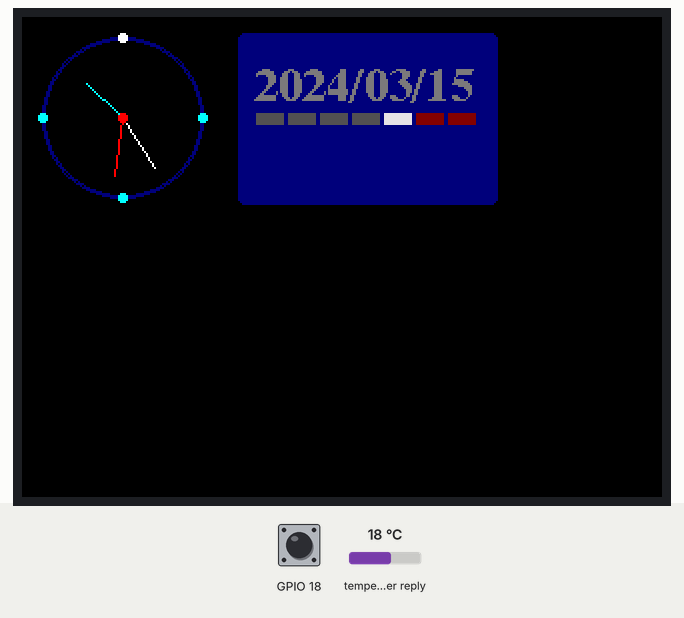
Bench run of a sketch on a simulated ESP32. On the bench: 320×240 colour display. The inputs (shaded band) are chosen by the test bench; at power-on: GPIO 18 HIGH, temperature in the weather reply 18 °C. WiFi joins after 1.5 s; servers stay silent unless stated; the local clock reads 2024-03-15 10:24:30 at power-on unless the sketch sets it; web services answer with replies made up by the test bench; what the sketch prints to the serial monitor is not drawn.

Above: at 1.89 s.
At 20.1 s:
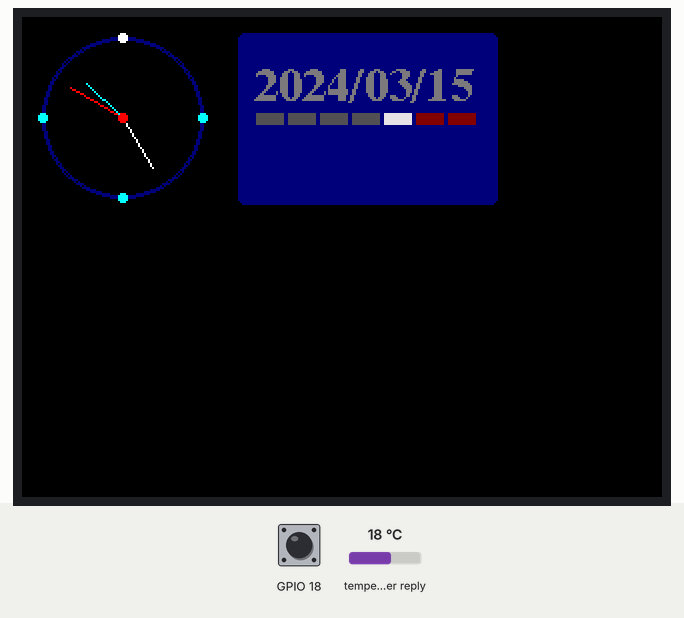
At 30.6 s:
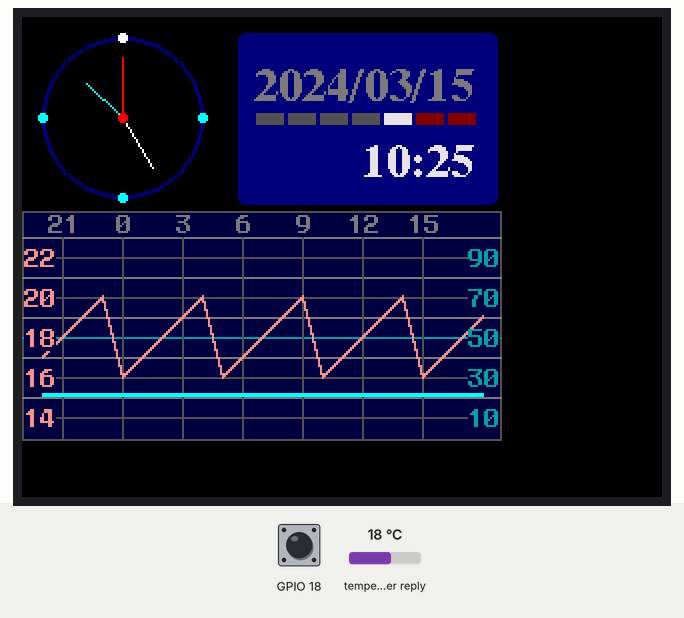
At 38.1 s:
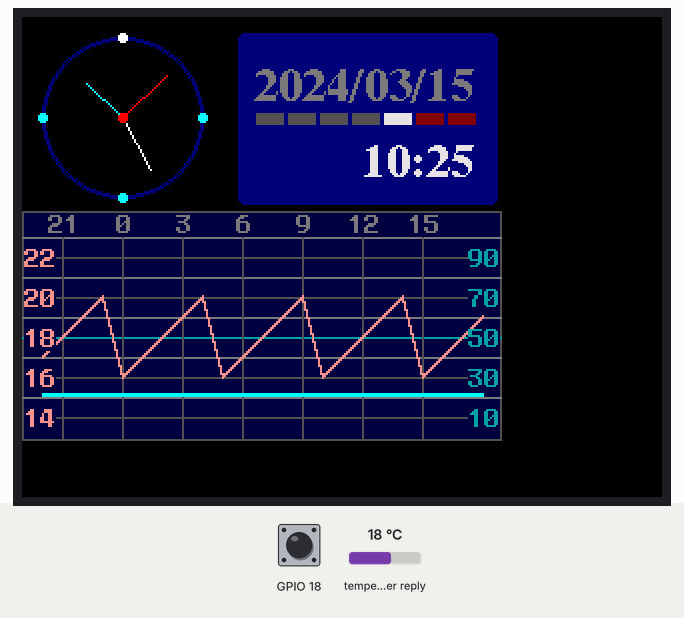

Measured:
- what the display in image 2 shows lasts 0.5 s, from 30.5 s to 31.0 s

The sketch:

WeatherLCD4.ino
```cpp
#include <stdio.h>
#include <ArduinoJson.h>
#include <HTTPClient.h>

#include "config.h"

#define WDCNT     48

#if defined(TESTDATA)
#include "wdata.h"
#else
int16_t wdhour[WDCNT], wdtemp[WDCNT], wdpopr[WDCNT];
#endif

#define TIME_ZONE (9 * (60 * 60))

#if (1)
#define LAT      "35.535693"    // Latitude   Kawasaki
#define LAN     "139.726133"    // longitude

#elif (0)
#define LAT      "43.025883"    // Latitude   Wakkanai
#define LAN     "141.976180"    // longitude

#else
#define LAT      "26.421949"    // Latitude   Okinawa
#define LAN     "127.809439"    // longitude
#endif

#define OWURL   "http://api.openweathermap.org/data/2.5/onecall"
#define OPTION  "&lang=en&units=metric&exclude=current,minutely,daily,alerts"

/*  APPID define in "config.h"
#define APPID   "Your APPID from openWeather"
*/

#define openWeather OWURL "?lat=" LAT "&lon=" LAN OPTION "&APPID=" APPID

#include <SPI.h>
#include <TFT_eSPI.h>
TFT_eSPI tft = TFT_eSPI();

#define __RGB(Rr,Gg,Bb) ((Rr<<11)|(Gg<<5)|Bb)
#define TFT_RED2    __RGB(30,  0,  0)
#define TFT_RED3    __RGB(16,  0,  0)
#define TFT_RED4    __RGB(30, 36, 17)
#define TFT_BLUE2   __RGB( 0,  0, 15)
#define TFT_BLUE3   __RGB( 0,  0,  8)
#define TFT_BLUE4   __RGB(15, 32, 21)
#define TFT_CYAN2   __RGB( 0, 40, 20)
#define TFT_WHITE2  __RGB(28, 56, 28)
#define TFT_WHITE3  __RGB(15, 30, 15)
#define TFT_WHITE4  __RGB(10, 20, 10)

#define GFXFF 1
#define FSB12 &FreeSerifBold12pt7b

struct tm timeInfo;
uint8_t sw18;

void setup() {
  Serial.begin(115200);
  Serial.println("\n");
  pinMode(18, INPUT_PULLUP);
  sw18 = digitalRead(18);

  tft.init();
  tft.setRotation(1);
  tft.fillScreen(TFT_BLACK);
  tft.setTextColor(TFT_WHITE, TFT_BLACK);

  WiFi.begin(SSID, PSWD);
  Serial.println("Connected to the WiFi network - " SSID);
  while (WiFi.status() != WL_CONNECTED) {
    delay(500);
    Serial.print(".");
  }
  Serial.println();

  configTime(TIME_ZONE, 0, "ntp.nict.jp");
  init_Clock();
}

void loop() {
  static int ss = -1;

  getLocalTime(&timeInfo);
  if (ss != timeInfo.tm_sec) {
    ss = timeInfo.tm_sec;
    disp_Clock();
#if defined(TESTDATA)
    if (ss % 5 == 0) {
      if (1) {
        do delay(10); while (sw18 == digitalRead(18));
        do delay(10); while (sw18 != digitalRead(18));
        sw18 = digitalRead(18);
        do delay(10); while (sw18 == digitalRead(18));
      }
      disp_Weather();
      if (1) {
        int16_t h = wdhour[0], t = wdtemp[0], p = wdpopr[0];
        for (int i = 0; (i < (WDCNT - 1)); i++) {
          wdhour[i] = wdhour[i + 1];
          wdtemp[i] = wdtemp[i + 1];
          wdpopr[i] = wdpopr[i + 1];
        }
        wdhour[WDCNT - 1] = h, wdtemp[WDCNT - 1] = t, wdpopr[WDCNT - 1] = p;
      }
#else
    if ( (ss == 0) && ((timeInfo.tm_min % 5) == 0) ) {  // Interval >= 2
      disp_Weather();
#endif
    }
  }
  delay(50);
}
```

config.h
```cpp
#define SSID  "Your SSID"
#define PSWD  "Your Password"

//#define TESTDATA

/*
 * https://openweathermap.org/api
 * Subscribe => "One Call API"
 */
#define APPID   "Your APPID from openWeather"

/*
http://api.openweathermap.org/data/2.5/onecall
?lat=35.535693&lon=139.726133
&lang=en&units=metric&exclude=current,minutely,daily,alerts
&APPID=xxxxxxxxxxxxxxxxxxxxxxxxxxxxxxxx
*/
```

TFTclock.ino
```cpp
// (licence header left out)
#define DTBX    108   // x : Coordinates of the calendar display area
#define DTBY      4   // y : ..
#define DTBW    130   // w : Width
#define DTBH     86   // h : Height

#define CLCX     50   // x : Coordinates of the center of an analog clock
#define CLCY     50   // y : ..
#define CLCR     40   // r : Radius of an analog clock

void init_Clock(void) {
  // Analog clock
  tft.drawCircle(CLCX       , CLCY       , CLCR    , TFT_BLUE2);
  tft.drawCircle(CLCX       , CLCY       , CLCR - 1, TFT_BLUE2);
  tft.fillCircle(CLCX       , CLCY - CLCR,        2, TFT_WHITE);  // 00:00
  tft.fillCircle(CLCX + CLCR, CLCY       ,        2, TFT_CYAN);   // 03:00
  tft.fillCircle(CLCX       , CLCY + CLCR,        2, TFT_CYAN);   // 06:00
  tft.fillCircle(CLCX - CLCR, CLCY       ,        2, TFT_CYAN);   // 09:00
}

void disp_Clock() {
  static int dd = 0;
  char edits[16];

  // Calendar - 2020/11/15
  if (dd != timeInfo.tm_mday) {       // Did it change the date?
    dd = timeInfo.tm_mday;
    tft.fillRoundRect(DTBX,  DTBY + 4, DTBW, DTBH, 3, TFT_BLUE2);
    tft.setFreeFont(FSB12);
    tft.setTextColor(TFT_WHITE3, TFT_BLUE2);
    tft.setTextDatum(TL_DATUM);
    sprintf(edits, "%04d/%02d/%02d", timeInfo.tm_year + 1900, timeInfo.tm_mon + 1, timeInfo.tm_mday);
    tft.drawString(edits, DTBX + 8, DTBY + 20, GFXFF);

    for (int i = 0; (i < 7); i++) {               // day of the week
      uint16_t bc = ((i >= 5) ? TFT_RED3 : TFT_WHITE4);
      if (i == ((timeInfo.tm_wday + 6) % 7)) {
        bc = ((i >= 5) ? TFT_RED2 : TFT_WHITE2);  // Saturday / Sunday
      }
      tft.fillRect(DTBX + 9 + (16 * i), DTBY + 44, 14, 6, bc);
    }
  }

  // Digital clock - 12:34
  if (timeInfo.tm_sec == 0) {       // Did the time change?
    tft.setFreeFont(FSB12);
    tft.setTextColor(TFT_WHITE2, TFT_BLUE2);
    tft.setTextDatum(TL_DATUM);
    sprintf(edits, "%02d:%02d ", timeInfo.tm_hour, timeInfo.tm_min);
    tft.drawString(edits, DTBX + 62, DTBY + 58, GFXFF);
  }

   // Analog clock
  static int oxy[6] = { 0 };        // Erase Old Time
  if (oxy[0] != 0) {
    tft.drawLine(CLCX, CLCY, oxy[0], oxy[1], TFT_BLACK);  // HH
    tft.drawLine(CLCX, CLCY, oxy[2], oxy[3], TFT_BLACK);  // MM
    tft.drawLine(CLCX, CLCY, oxy[4], oxy[5], TFT_BLACK);  // SS
  }

  float sd = (timeInfo.tm_sec  *  6);
  float md = (timeInfo.tm_min  *  6) + (sd * 0.01666667);
  float hd = (timeInfo.tm_hour * 30) + (md * 0.08333333);

  int hx = (cos((hd - 90) * 0.0174532925)) * (CLCR - 16) + CLCX;
  int hy = (sin((hd - 90) * 0.0174532925)) * (CLCR - 16) + CLCY;
  int mx = (cos((md - 90) * 0.0174532925)) * (CLCR - 10) + CLCX;
  int my = (sin((md - 90) * 0.0174532925)) * (CLCR - 10) + CLCY;
  int sx = (cos((sd - 90) * 0.0174532925)) * (CLCR - 10) + CLCX;
  int sy = (sin((sd - 90) * 0.0174532925)) * (CLCR - 10) + CLCY;

  tft.drawLine(CLCX, CLCY, oxy[0] = hx, oxy[1] = hy, TFT_CYAN);
  tft.drawLine(CLCX, CLCY, oxy[2] = mx, oxy[3] = my, TFT_WHITE);
  tft.drawLine(CLCX, CLCY, oxy[4] = sx, oxy[5] = sy, TFT_RED);
  tft.fillCircle(CLCX, CLCY, 2, TFT_RED);
}
```

Weather.ino
```cpp
#include <TimeLib.h>

#if defined(ARDUINO_M5Stack_Core_ESP32)
#define WCDSPCNT 32
#define WCBX      0
#define WCBY     98
#define WCBW    320
#define WCBH    110

#else
#define WCDSPCNT 24
#define WCBX      0
#define WCBY     98
#define WCBW    240
#define WCBH    113
#endif

void get_Weather() {
  HTTPClient http;

  http.begin(openWeather);
  int httpRet = http.GET();

  if (httpRet > 0) {
    String jsonString = http.getString();
    if (0) Serial.println(jsonString);

    DynamicJsonDocument weatherdata(40000);
    deserializeJson(weatherdata, jsonString);

    for (int i = 0; (i < WDCNT); i++) {
      uint32_t wdt = weatherdata["hourly"][i]["dt"].as<int>() + TIME_ZONE;
      tmElements_t wt;
      breakTime(wdt, wt);
      wdhour[i] = wt.Hour;
      wdtemp[i] = weatherdata["hourly"][i]["temp"].as<float>() *  10;
      wdpopr[i] = weatherdata["hourly"][i]["pop" ].as<float>() * 100;
      wdhour[i] = ((wdhour[i] >  23) ?  23 : ((wdhour[i] <    0) ?    0 : wdhour[i]));  //   0 ..   23
      wdtemp[i] = ((wdtemp[i] > 500) ? 500 : ((wdtemp[i] < -500) ? -500 : wdtemp[i]));  // -50 ..  +50
      wdpopr[i] = ((wdpopr[i] > 100) ? 100 : ((wdtemp[i] <    0) ?    0 : wdpopr[i]));  //   0 ..  100
      if (1) {
        Serial.printf("%4d/%02d/%02d %02d - ", wt.Year + 1970, wt.Month, wt.Day, wt.Hour);
        Serial.printf("%3d - %3d\n", wdtemp[i], wdpopr[i]);
      }
    }
  } else Serial.printf("Error on HTTP request (%d)", httpRet);
  http.end();
}

void DrawWline(int px0, int py0, int px1, int py1, uint16_t pc) {
  tft.drawLine(px0, py0,     px1, py1,     pc);
  tft.drawLine(px0, py0 - 1, px1, py1 - 1, pc);
}

static int tstep[] = { 10, 20, 50,100,200 };

void disp_Weather() {
  char edits[16];

#if !defined(TESTDATA)
  get_Weather();
#endif

  tft.fillRect(WCBX, WCBY    , WCBW, WCBH    , TFT_BLUE3 );
  tft.drawRect(WCBX, WCBY - 1, WCBW, WCBH + 2, TFT_WHITE4);

  // Check max / min Temperature
  int tmin = 500, tmax = -500, tunit, tbase;
  for (int i = 1; (i < WCDSPCNT); i++) {
    if (wdtemp[i] < tmin) tmin = wdtemp[i];
    if (wdtemp[i] > tmax) tmax = wdtemp[i];
  }
  Serial.printf("max=%d,min=%d ",tmax, tmin);

  // Scale calculation
  tmax += 500; tmin += 500;
  for (int i = 0; (i < 5); tunit = tstep[++i]) {
    tunit = tstep[i];
    tmax  = ((tmax + (tunit - 1)) / tunit) * tunit;
    tmin  = ((tmin              ) / tunit) * tunit;
    if ( ((tmax - tmin + (tunit - 1)) / tunit) < 10 ) break;
  }
  tbase = tmin - ( ( ( 10 - ( (tmax - tmin) / tunit ) ) / 2 ) * tunit );
  if ((tbase > 500) && (tunit <= 20) && (((tbase + (tunit * 5)) / 10) % 2) ) tbase += 10;
  tmax -= 500, tmin -= 500, tbase -= 500;
  Serial.printf("max=%d,min=%d,base=%d unit=%d\n", tmax, tmin, tbase, tunit);

  // H line each 10 line
  for (int i = 1; (i <= 10); i++) {
    int bc = (i == 5) ? TFT_CYAN2 : ( (i % 2 == 0) ? TFT_WHITE3 : TFT_WHITE4 );
    if ((tbase + (tunit * i)) == 0) bc = TFT_WHITE2;
    tft.drawLine(WCBX, WCBY + WCBH - 1 - (i * 10), WCBX + WCBW - 1, WCBY + WCBH - 1 - (i * 10), bc);
  }

  // V line each 3h
  for (int i = 1; (i < (WCDSPCNT - 1)); i++) {
    if (((wdhour[0] + i) % 3) == 0) {
      tft.drawLine(WCBX + (i * 10), WCBY + 12, WCBX + (i * 10), WCBY + WCBH - 1, TFT_WHITE4);
      sprintf(edits, "%d", wdhour[i]);
      drawFont8x12(edits, WCBX + (i * 10) - ((strlen(edits) > 1) ? 7 : 3), WCBY + 1, TFT_WHITE3, TFT_BLUE3);
    }
  }

   // Plot Chance of rain and // Temperature
   for (int i = 1; (i < (WCDSPCNT - 1)); i++) {
    int x0 = WCBX + ((i    ) * 10);
    int x1 = WCBX + ((i + 1) * 10);

    // Chance of rain
    int y0 = (WCBY + WCBH - 2) - wdpopr[i    ];
    int y1 = (WCBY + WCBH - 2) - wdpopr[i + 1];
    DrawWline(x0, y0, x1, y1, TFT_CYAN);

    // Temperature
    y0 = (WCBY + WCBH - 1 - 100) + (100 - (wdtemp[i    ] - tbase) / (tunit / 10));
    y1 = (WCBY + WCBH - 1 - 100) + (100 - (wdtemp[i + 1] - tbase) / (tunit / 10));
    DrawWline(x0, y0, x1, y1, TFT_RED4);
    Serial.printf("%02d - %4d - %3d\n", wdhour[i], wdtemp[i], wdpopr[i]);
  }

  // Draw scale
  int tzero = ( (tbase < 0) && ((tbase % tunit) == 0) && ((tbase / tunit) % 2 == 0) ) ? 1 : 0;
  for (int i = 1; (i < 10); i++) {  // Temperature
    if ( ((tzero == 1) && (i % 2 == 0)) || ((tzero == 0) && (i % 2 == 1)) ) {
      int t = ((tbase + (tunit * (10 - i))) / 10);
      sprintf(edits, "%2d", abs(t));
      drawFont8x12(edits, (WCBX + 1), (WCBY + WCBH - 100 + (i * 10) - 5), ((t > 0) ? TFT_RED4 : TFT_WHITE2), TFT_BLUE3);
    }

    if (i % 2 == 1) {               // Chance of rain
      sprintf(edits, "%2d", (100 - (i * 10)));
      drawFont8x12(edits, (WCBX + WCBW - 17), (WCBY + WCBH - 100 + (i * 10) - 5), TFT_CYAN2, TFT_BLUE3);
    }
  }
}
```

fontLib.ino
```cpp
#include "font8x12.h"   // ICONs & Fonts

#define BLACKx  __RGB( 1,  1,  1) // transparent color

void drawFont8x12(char *s, int16_t pX, uint16_t pY, uint16_t fccode, uint16_t bccode) {
  while (*s) {
    tft_drawFont(pX, pY, 8, 2, 11, &ASCIIs[*(uint8_t*)s++][0], fccode, bccode);
    pX += 8;
  }
}


uint16_t tft_getFont(uint8_t *font, int16_t width, int16_t line) {
  if (width <= 8) {
    return (*(font + line) << 8);
  } else {
    if (width <= 12) {
      uint16_t n = line + (line >> 1);    // n = line * 1.5
      if (line & 1)
        return ((*(font + n) << 12) | (*(font + n + 1) << 4));
      else
        return ((*(font + n) <<  8) | (*(font + n + 1) & 0xF0));
    } else {
      return (*(uint16_t *)((uint8_t *)font + ((width / 8) * line)));
    }
  }
}

void tft_drawFont(int16_t pX, int16_t pY, int16_t width, int16_t topl, int16_t line, uint8_t *font, uint16_t fccode, uint16_t bccode) {
  for (int i = 0; (i < line); i++) {
    uint16_t p = tft_getFont(font, width, i + topl);
    for (int j = 0, k = 0x8000; j < width; j++, k >>= 1) {
      if (p & k) {
        tft.drawPixel(pX + j, pY + i, fccode);
      } else if (bccode != BLACKx) {
        tft.drawPixel(pX + j, pY + i, bccode);
      }
    }
  }
}
```

Source omitted: font8x12.h (51755 bytes)
